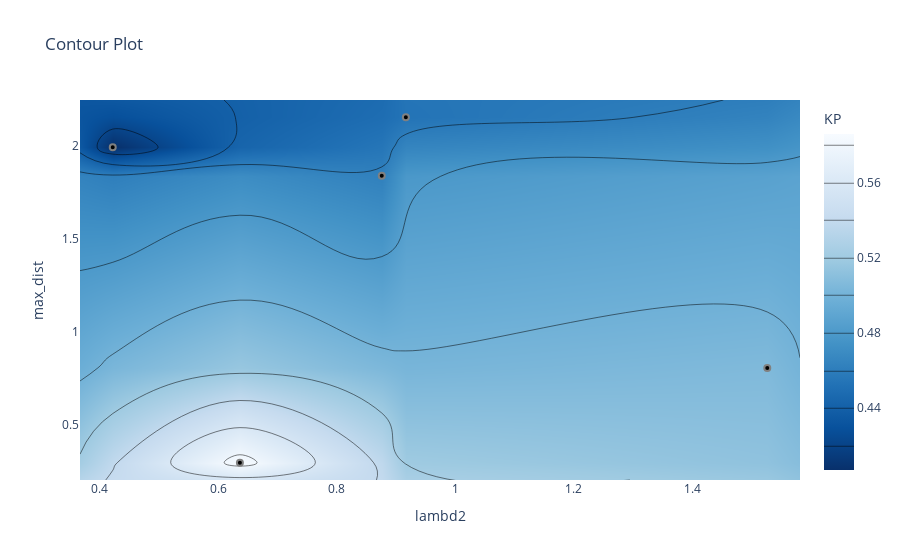

Notebook source saved alongside this figure:
### Code cell
optuna.visualization.plot_contour(study, params=["lambd2", "max_dist"], target=lambda t: t.values[0], target_name="KP")

### Figure 1 — Plotly figure (JSON) as saved in the notebook; plotly's stock layout.template omitted (floating-point values rounded to 4 significant figures)
{"data": [{"colorbar": {"title": {"text": "KP"}}, "colorscale": [[0, "rgb(247,251,255)"], [0.125, "rgb(222,235,247)"], [0.25, "rgb(198,219,239)"], [0.375, "rgb(158,202,225)"], [0.5, "rgb(107,174,214)"], [0.625, "rgb(66,146,198)"], [0.75, "rgb(33,113,181)"], [0.875, "rgb(8,81,156)"], [1, "rgb(8,48,107)"]], "connectgaps": true, "contours": {"coloring": "heatmap"}, "hoverinfo": "none", "line": {"smoothing": 1.3}, "reversescale": true, "type": "contour", "x": [0.367, 0.4222, 0.6368, 0.8761, 0.9168, 1.527, 1.582], "y": [0.2025, 0.2955, 0.8059, 1.84, 1.993, 2.155, 2.248], "z": [[null, null, null, null, null, null, null], [null, null, 0.5859, null, null, null, null], [null, null, null, null, null, 0.5056, null], [null, null, null, 0.4623, null, null, null], [null, 0.4071, null, null, null, null, null], [null, null, null, null, 0.4534, null, null], [null, null, null, null, null, null, null]]}, {"marker": {"color": "black", "line": {"color": "Grey", "width": 2}}, "mode": "markers", "showlegend": false, "type": "scatter", "x": [0.6368, 0.8761, 0.4222, 0.9168, 1.527], "y": [0.2955, 1.84, 1.993, 2.155, 0.8059]}], "layout": {"title": {"text": "Contour Plot"}, "xaxis": {"range": [0.367, 1.582], "title": {"text": "lambd2"}}, "yaxis": {"range": [0.2025, 2.248], "title": {"text": "max_dist"}}}}
